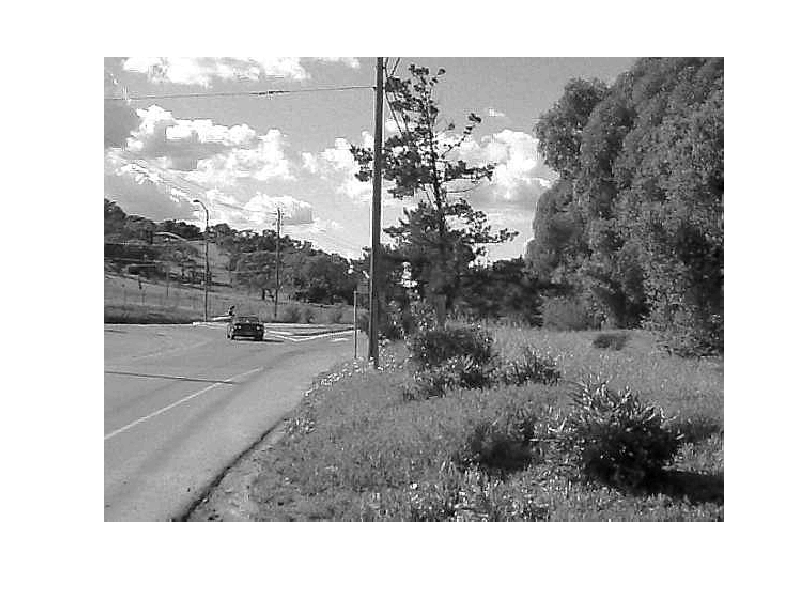

Reproduce this figure in MATLAB.
clc
clear all

fileID = fopen('imgdrv.txt');
A = fread(fileID);
fclose(fileID);
Y = uint8(A);
X = vec2mat(Y,580);
imshow(X);
